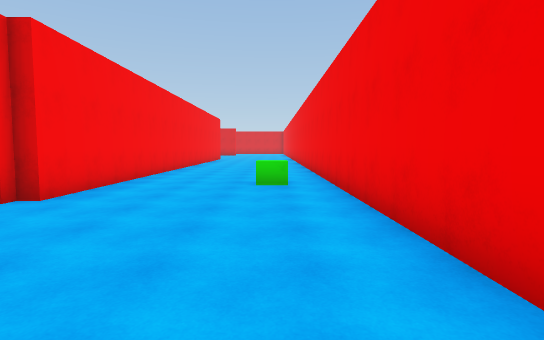
View 1 (above)

19 first-person views from a walk through a scene from a Unity 3-D project. The camera is 1.5 m above the floor, tilts 4° down and sees 80° across. The floor is counted in squares, 2 m on a side. Each view is taken from the middle of a square. On the plan, view 1 faces up. The plan holds only what a view shows up to about 11 squares ahead; the rest is blank. The place goes on beyond the plan.

View 2
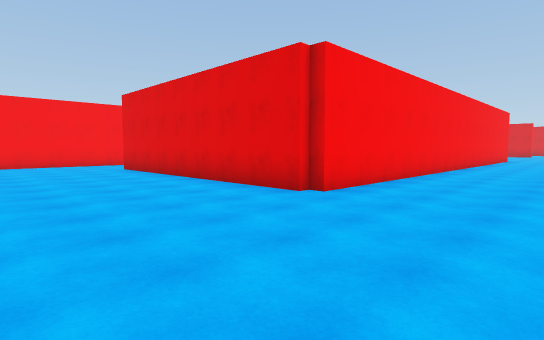

View 3
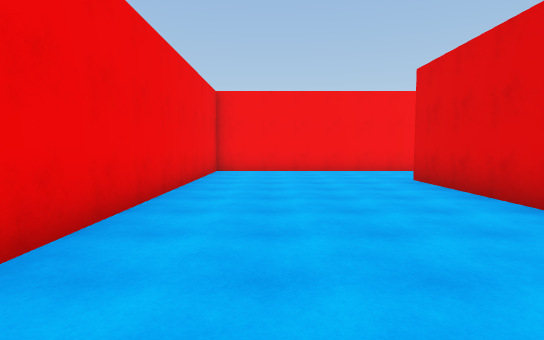

View 4
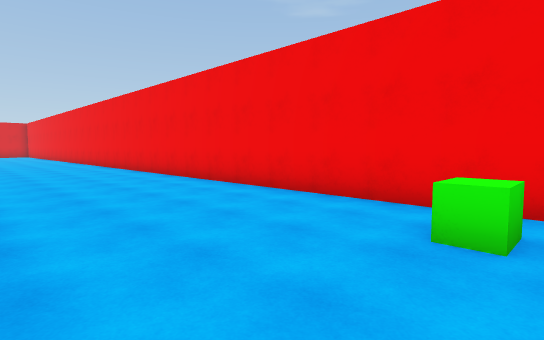

View 5
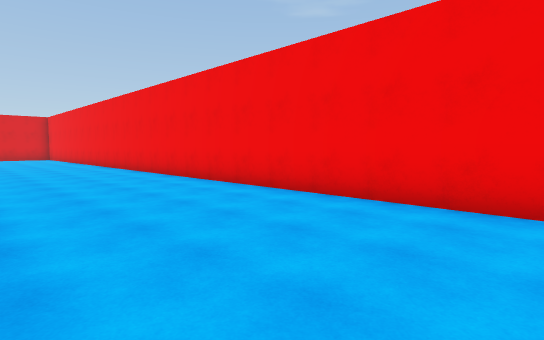

View 6
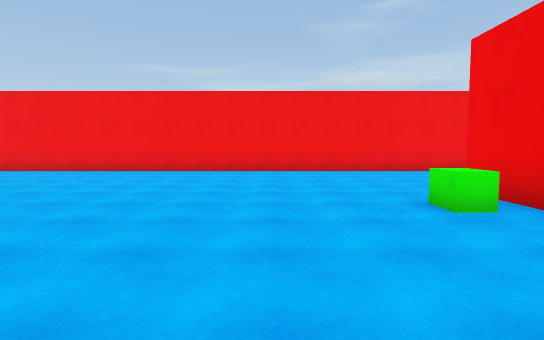

View 7
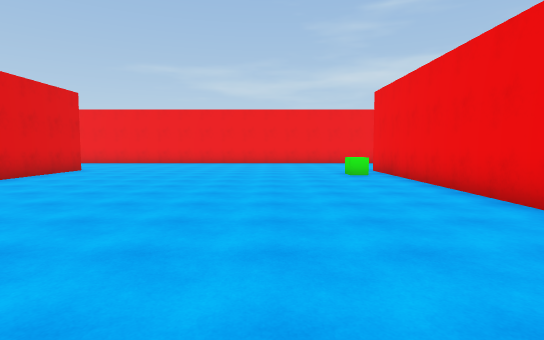

View 8
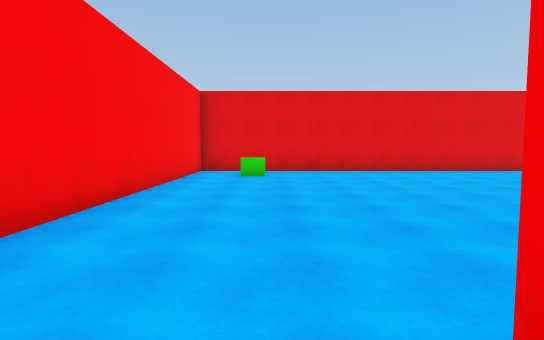

View 9
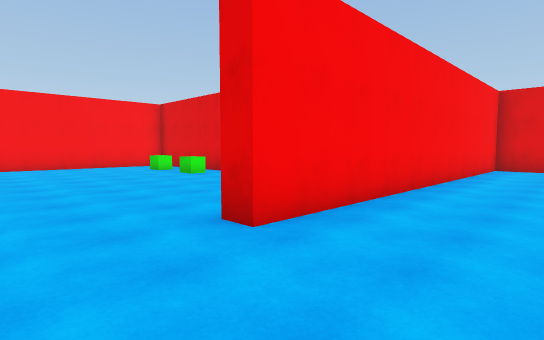

View 10
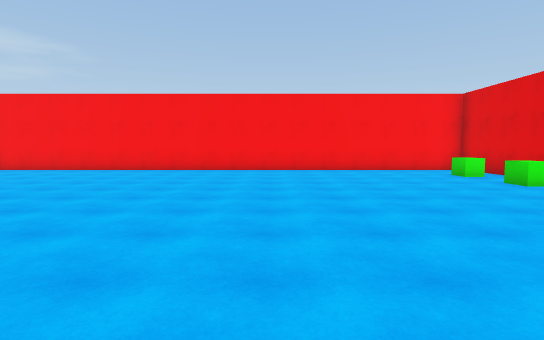

View 11
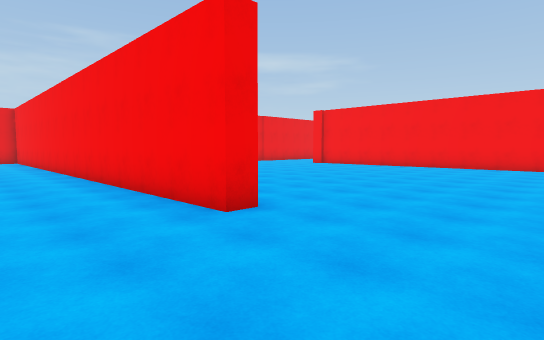

View 12
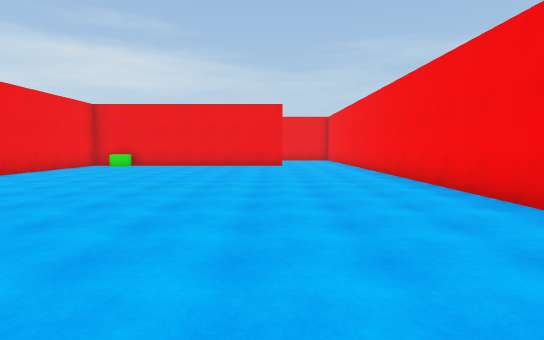

View 13
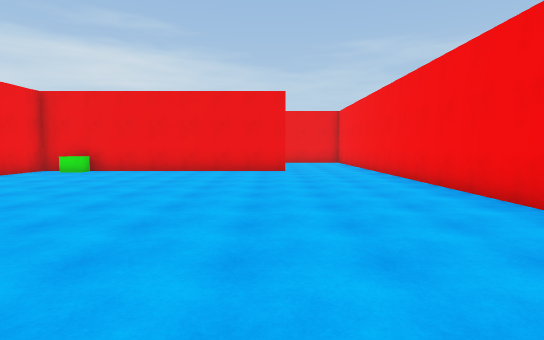

View 14
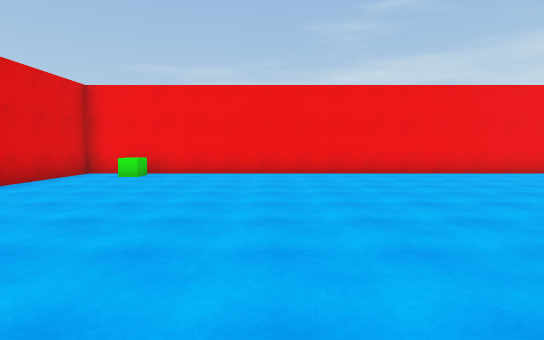

View 15
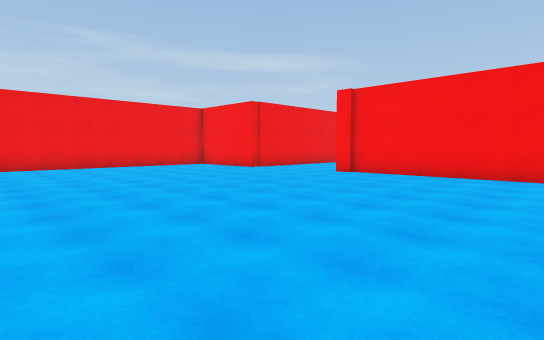

View 16
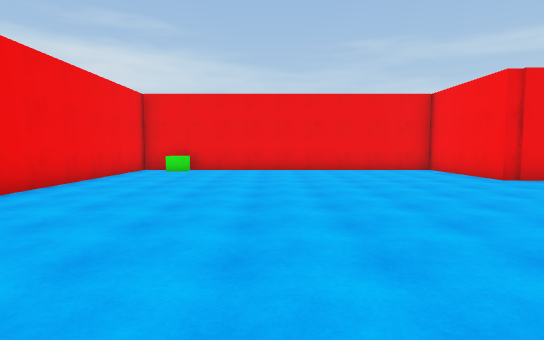

View 17
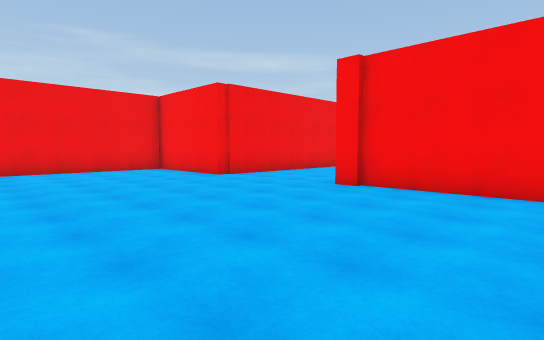

View 18
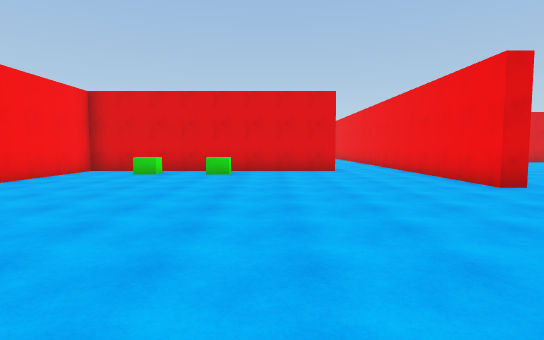

View 19
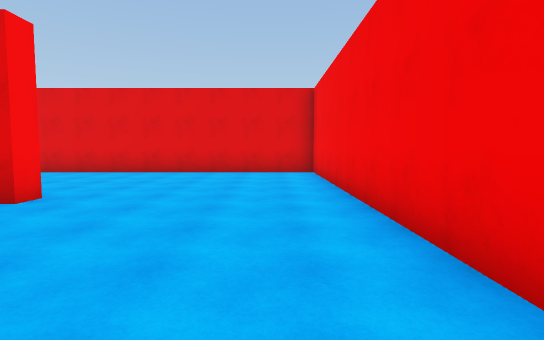

### Floor plan
Points are (right, up) in squares from view 1. A wall is a line through its corners. A room is listed if a view was taken in it or the views show most of it. See-through windows are left out.
Room 1 (views 1, 2, 3, 4, 5, 6, 7, 19)
walls: (-10.3, 20.7) (-3.5, 20.7); (-3.2, 12.4) (-3.2, 4.5) (-3.6, 4.5); (-3.2, 30.8) (-3.2, 30.2) (-14.3, 30.2) (-14.3, 21.5); (-3.5, 4.3) (-11.5, 4.3); (-14.3, 5.5) (-14.3, -0.7) (-6, -0.7); (1.3, 1.4) (1.3, 35.7) (-7, 35.7)
ways out: opening at (-13, 5.7) to room 2; opening at (-13, 20.7) to room 2
objects: other object (-13, 29); other object (-5, 22); other object (0, 7)
Room 2 (views 8, 9, 10, 11, 12, 13, 14, 15, 16, 17, 18)
walls: (-14.8, 15) (-14.3, 15) (-14.3, 5.5); (-11.5, 4.8) (-3.8, 4.8) (-3.8, 20.2) (-6.9, 20.2); (-24.6, 8.9) (-24.6, 8.3); (-14.3, 21.5) (-14.3, 20) (-14.8, 20) (-14.8, 23.5); (-16.9, 24.3) (-24.8, 24.3) (-24.8, 8.7); (-27.4, 4.8) (-24.3, 4.8) (-24.3, 1.3) (-14.8, 1.3) (-14.8, 7)
ways out: opening at (-13, 5.7) to room 1; opening at (-13, 20.7) to room 1; opening at (-16, 24)
objects: other object (-23, 23); other object (-21, 23); other object (-16, 2); other object (-5, 5); other object (-5, 19) to (-4, 19)

Where each view was taken, in squares from view 1:
view 1: 0 up, 0 right, facing up
view 2: 0 up, 0 right, facing up-left
view 3: 1 up, 4 left, facing left
view 4: 6 up, 3 left, facing up-right
view 5: 13 up, 3 left, facing up-right
view 6: 24 up, 9 left, facing right
view 7: 24 up, 14 left, facing right
view 8: 20 up, 12 left, facing up
view 9: 18 up, 12 left, facing up-left
view 10: 18 up, 14 left, facing left
view 11: 18 up, 12 left, facing down-left
view 12: 18 up, 11 left, facing down
view 13: 15 up, 11 left, facing down
view 14: 15 up, 13 left, facing right
view 15: 14 up, 16 left, facing down-left
view 16: 12 up, 19 left, facing down
view 17: 12 up, 19 left, facing down-left
view 18: 14 up, 19 left, facing up
view 19: 26 up, 0 right, facing up
